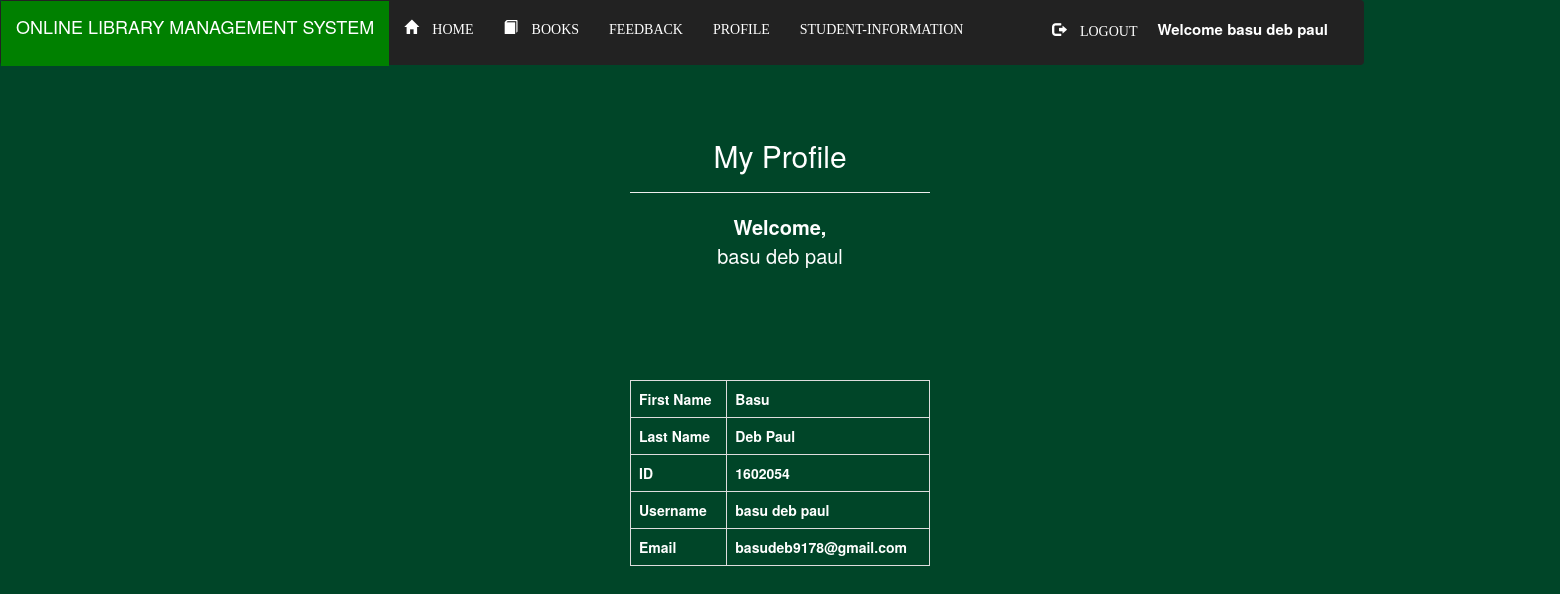
Page /Library/Admin/profile.php (signed in) on the committed database.
### tables this page shows
CREATE TABLE `student` (
  `first` varchar(100) NOT NULL,
  `last` varchar(100) NOT NULL,
  `roll` int(100) NOT NULL,
  `username` varchar(100) NOT NULL,
  `password` varchar(100) NOT NULL,
  `email` varchar(100) NOT NULL
);

### Library/Admin/profile.php (the view, shortened to what this page needs)
<?php
 include "connection.php";
 include"navbar.php";
?>
<!DOCTYPE html>
<html>
<head>
</head>
<body style="background-color:#004528">
      <div class="wrapper">
	<?php
	 if(!isset($_SESSION['login_user']))
       {
              echo"<span style='color:red;font-size:30px;text-align:center;font-family:arial'>Nobody Logged-in</span>";
       }
       else
       {
     ?>
      <div class="container">
      </div>
      <h2 style="text-align:center">My Profile</h2>
      <hr>
      <div style="font-color:white;font-weight:bold;font-size:20px;text-align:center">Welcome,</div>
      <?php
      $q = mysqli_query($db,"SELECT * FROM `student` WHERE username ='$_SESSION[login_user]';");
      $row=mysqli_fetch_assoc($q);
      echo "<p style='text-align:center;font-size:20px;'>".$_SESSION['login_user']."</p>";
      echo"<b>";
      echo"<table class='table table-bordered '>";
      echo"<tr>";
      echo"<td>";
      echo"<b>First Name</b>";
      echo"</td>"."<br>";
      echo"<td>";
      echo" ".$row['first'];
      echo"</td>";
      echo"</tr>";
      echo"<tr>";
      echo"<td>";
      echo"<b>Last Name</b>";
      echo"</td>";
      echo"<td>";
      echo" ".$row['last'];
      echo"</td>";
      echo"<tr/>"."<br>";
      echo"<tr>";
      echo"<td>";
      echo"<b>ID</b>";
      echo"</td>";
      echo"<td>";
      echo" ".$row['roll'];
      echo"</td>";
      echo"<tr/>"."<br>";
      echo"<tr>";
      echo"<td>";
      echo"<b>Username</b>";
      echo"</td>";
      echo"<td>";
      echo" ".$row['username'];
      echo"</td>";
      echo"<tr/>"."<br>";
      echo"<tr>";
      echo"<td>";
      echo"<b>Email</b>";
      echo"</td>";
      echo"<td>";
      echo" ".$row['email'];
      echo"</td>";
      echo"<tr/>"."<br>";
       }
	?>
	</div>
</body>
</html>

### Library/Admin/style.css (style rules this page uses)
html, body, div, span, object, iframe, h1, h2, h3, h4, h5, h6, p, blockquote, pre, abbr, address, cite, code, del, dfn, em, img, ins, kbd, q, samp, small, strong, sub, sup, var, b, i, dl, dt, dd, ol, ul, li, fieldset, form, label, legend, table, caption, tbody, tfoot, thead, tr, th, td, article, aside, canvas, details, figcaption, figure, footer, header, hgroup, menu, nav, section, summary, time, mark, audio, video { margin:0; padding:0; border:0; outline:0; font-size:100%; vertical-align:baseline; background:transparent; }
body { line-height:1; }
table { border-collapse:collapse; border-spacing:0; }
hr { display:block; height:1px; border:0; border-top:1px solid #cccccc; margin:1em 0; padding:0; }
.wrapper { height:660px; width:1350px; }

### Library/Admin/profile.php (style rules this page uses)
.wrapper { color:white; width:300px; height:600px; margin:0px auto; }

### rows in the picture
student: first "Basu", last "Deb Paul", roll "1602054", username "basu deb paul", email "basudeb9178@gmail.com"

### other values in the picture
$_SESSION['login_user'] "basu deb paul"
